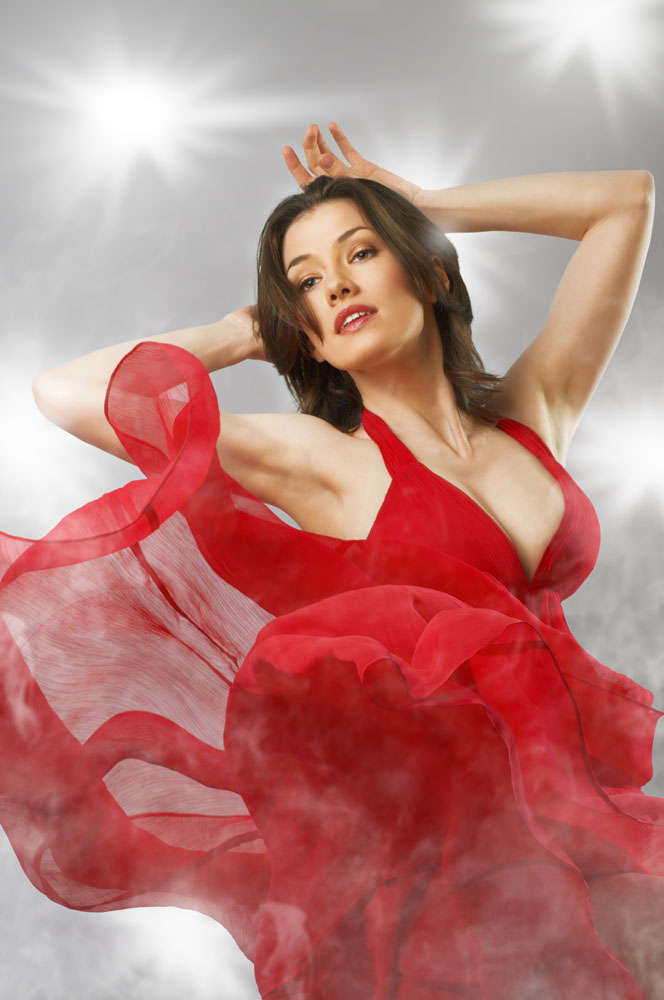
#> input picture 验证码生成/test.jpg, 664 x 1000 px
$ python pil_test1.py
#> lines starting #> are read from the running program, lines starting #| are printed output that depends on the picture
from PIL import Image, ImageFilter
import time


im = Image.open("test.jpg")
#> im is the input picture: PIL image 664x1000 RGB; mean R, G, B 184.6, 128.7, 124.9
img = Image.open('1.jpg')
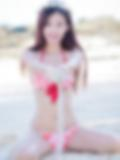
#> input picture 验证码生成/1.jpg, 120 x 160 px
#> img is the input picture: PIL image 120x160 RGB; mean R, G, B 212.3, 203.5, 209.5
im1 = im.filter(ImageFilter.BLUR) #模糊滤波


im2 = im.filter(ImageFilter.CONTOUR) #轮廓滤波
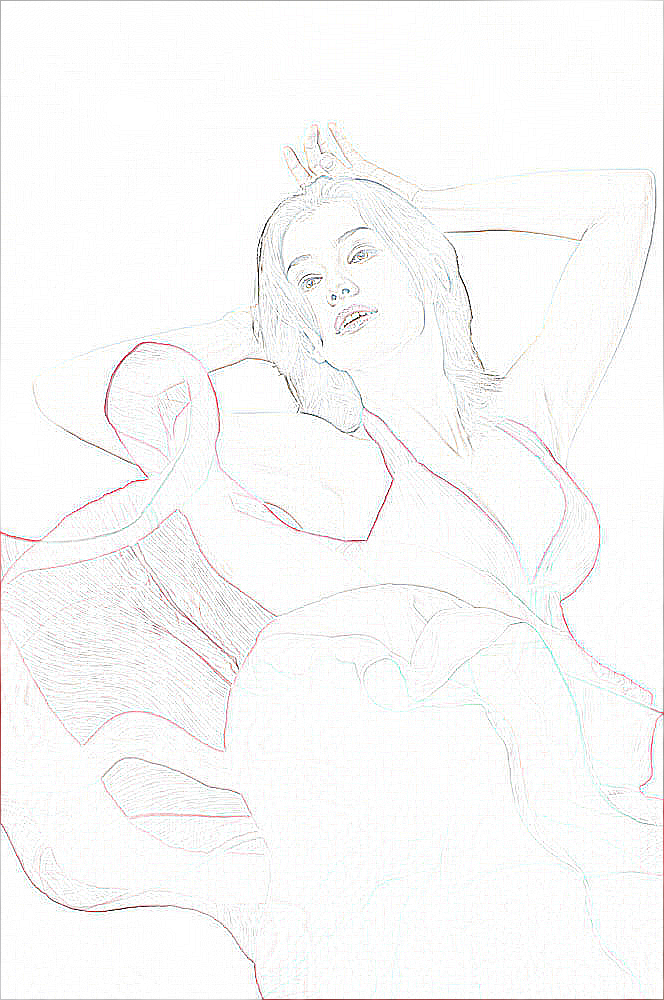
#> im2: PIL image 664x1000 RGB; mean R, G, B 249.4, 249.2, 249.1

im3 = img.filter(ImageFilter.DETAIL) #细节增强滤波

#im2 = im2.filter(ImageFilter.EDGE_ENHANCE) #边缘增强

im4 = img.filter(ImageFilter.EDGE_ENHANCE_MORE) #边缘超级增强
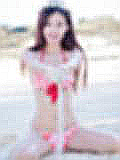
#> im4: PIL image 120x160 RGB; mean R, G, B 212, 203.2, 209.1

im5 = im.filter(ImageFilter.EMBOSS) #浮雕效果
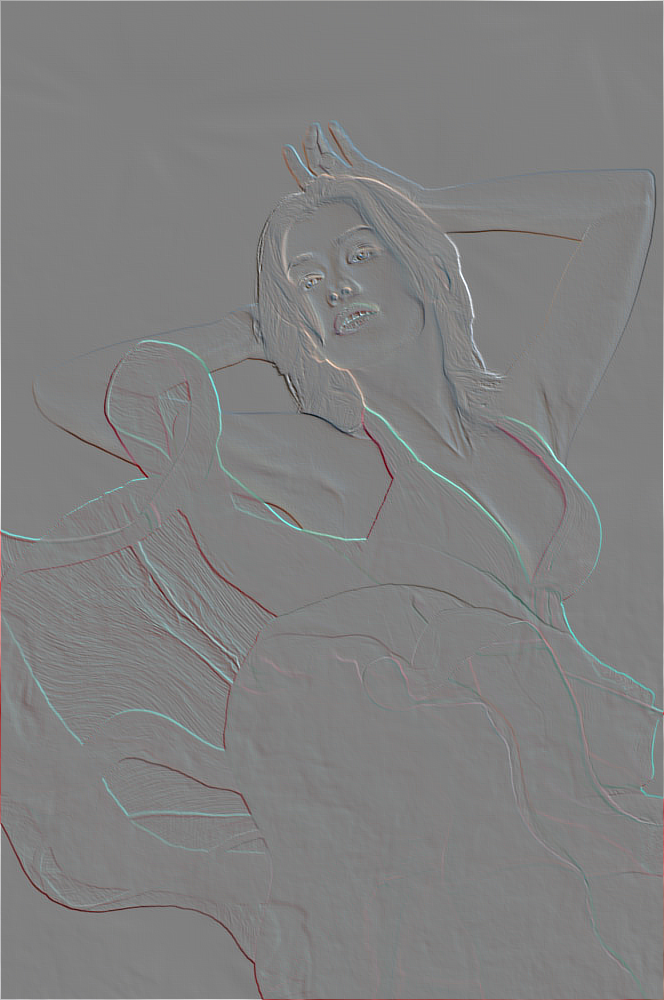
#> im5: PIL image 664x1000 RGB; mean R, G, B 128.3, 128.2, 128.2

im6 = im.filter(ImageFilter.FIND_EDGES) #寻找边缘信息
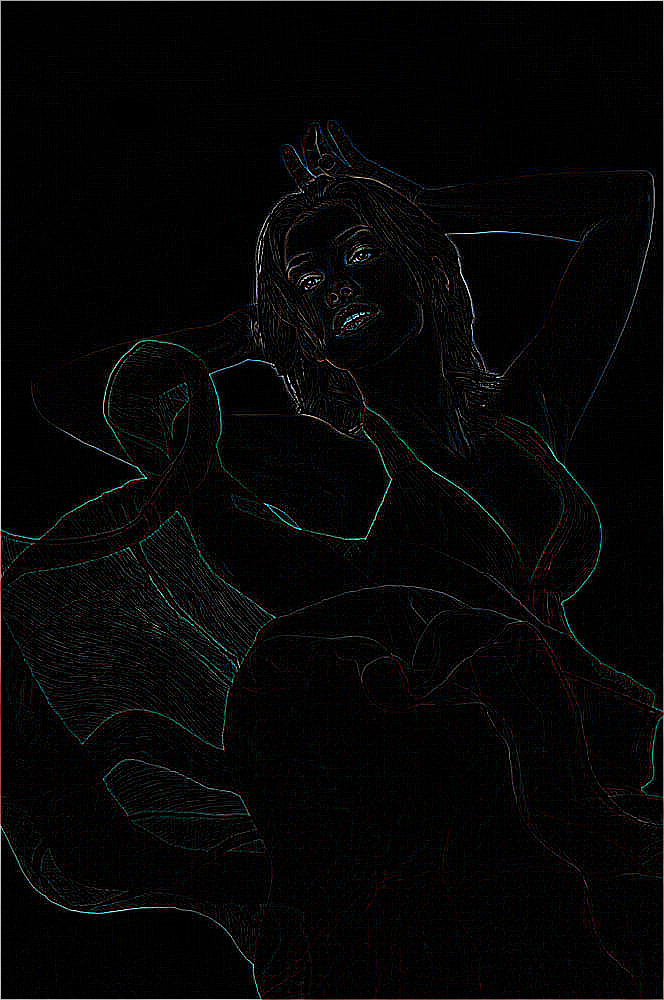
#> im6: PIL image 664x1000 RGB; mean R, G, B 6.2, 6.1, 6.2

im6.show()
